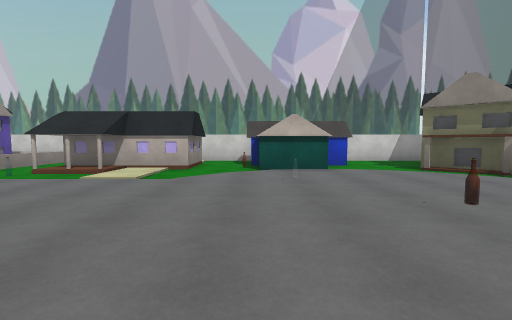
view 1 (above)

20 first-person views from a walk through a scene from a Unity 3-D project. The camera is 1.3 m above the floor, tilts 4° down and sees 90° across. The floor is counted in squares, 2 m on a side. Each view is taken from the middle of a square. On the plan, view 1 faces up. The plan holds only what a view shows up to about 9 squares ahead; the rest is blank. The place goes on beyond the plan. The player character is not drawn. Some surface patterns are stand-ins.

view 2
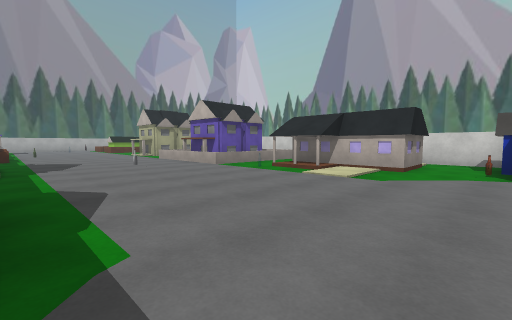

view 3
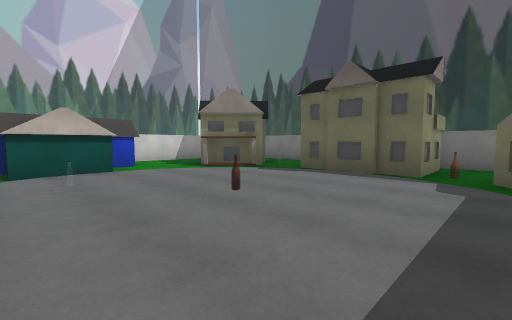

view 4
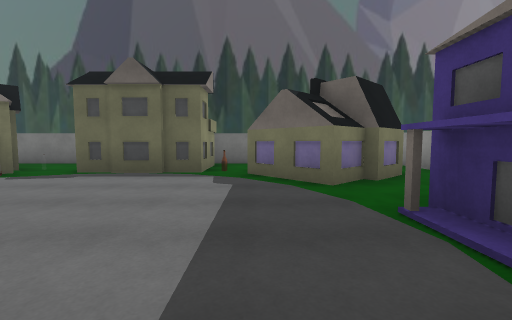

view 5
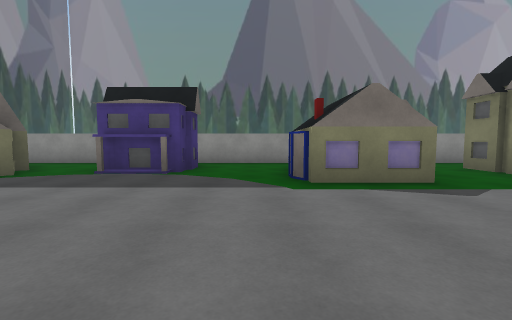

view 6
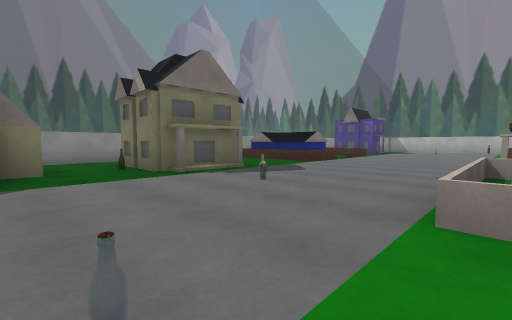

view 7
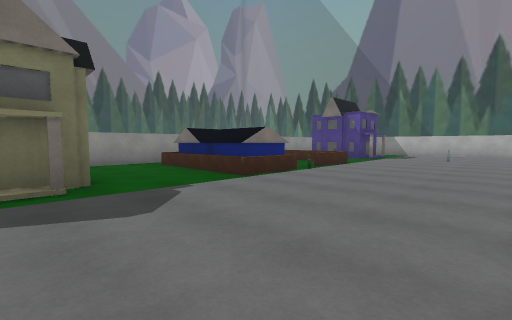

view 8
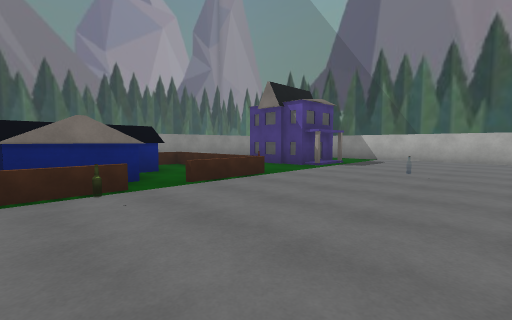

view 9
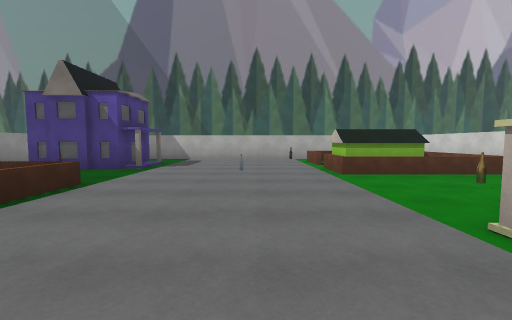

view 10
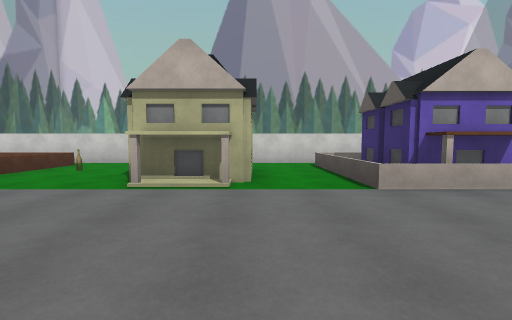

view 11
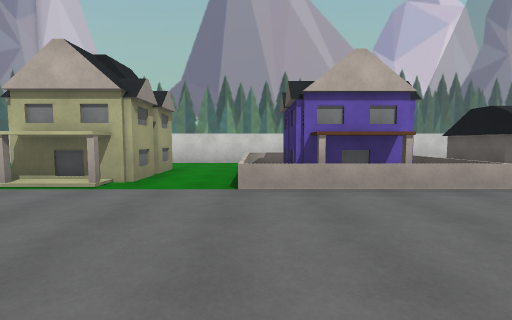

view 12
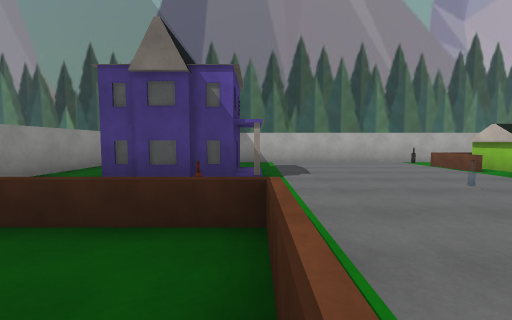

view 13
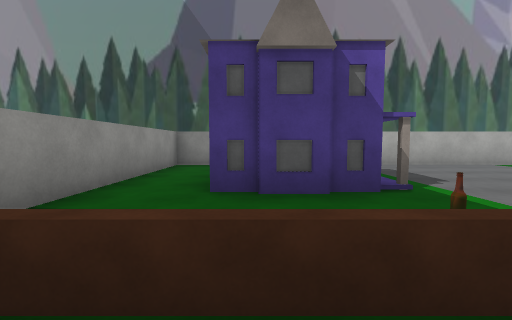

view 14
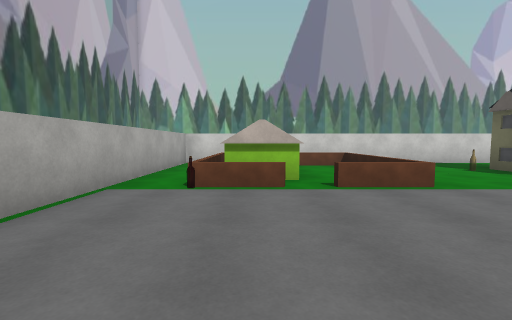

view 15
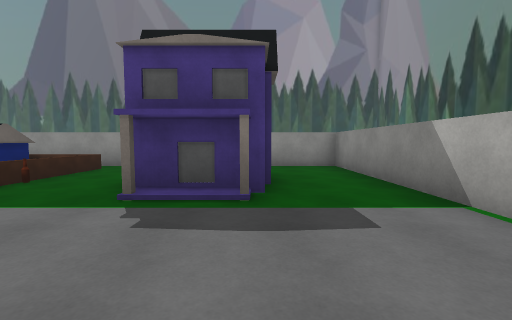

view 16
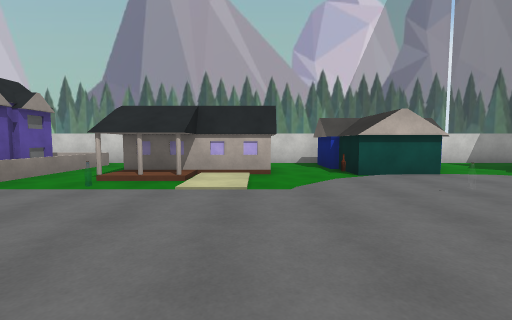

view 17
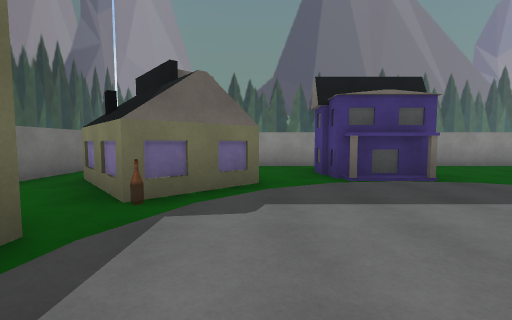

view 18
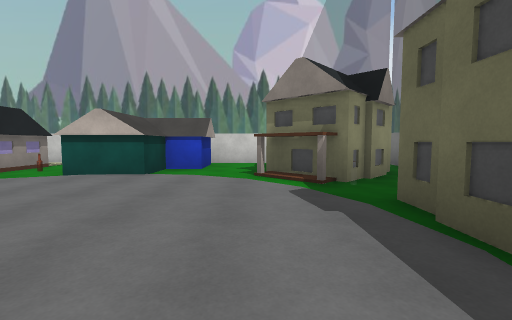

view 19
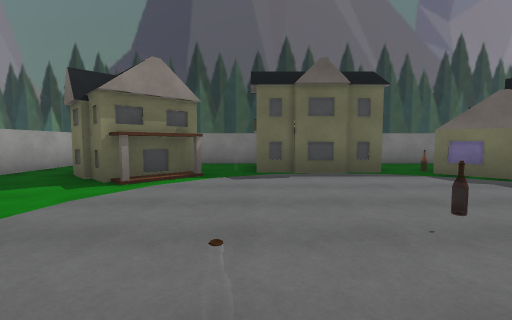

view 20
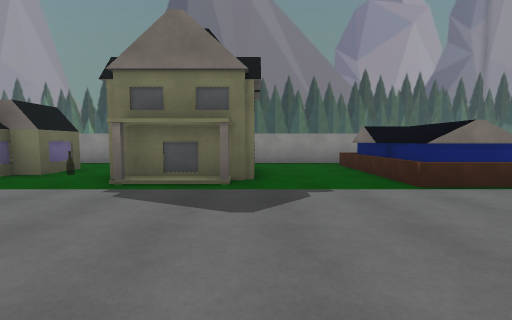

### Floor plan
Key: @ floor where view 1 was taken; # wall or solid block; . floor; = window, fence, low wall or low ledge; H house; O other object.
Columns run from 23 left of view 1 to 8 right of it. Each row starts with its distance up from view 1.
 10  ### ###################  ######
  9 #   ==........   .   ...  .....#
  8 #.OO.O.......HHHH.H  H.HHH...  #
  7 #.OO..O..###.H# H.####.HH...H ##
  6 #.OO..O..HH#.HHHH.HH...H#..HHHH#
  5 #.OO.O...HH..HHHH...........H#.#
  4 #..................O....O....#H#
  3 #............................#H
  2 #........................O...#H
  1 #......... .................O..#
  0 #..HH..==.#=...........@....H..#
 -1 #..#H..=..##..#HH..H H.....H#H.#
 -2 #..H ..=.###..  #..H H..HH..H H#
 -3 #......==###... .... ...# ..H. #
 -4 #.......    ... ......... .... #
 -5 ###############################

Positions as (right, up) in squares from view 1, and headings:
1: (0, 0), facing up
2: (0, 0), facing up-left
3: (0, 0), facing up-right
4: (0, 0), facing right
5: (-1, 4), facing down
6: (-4, 5), facing down-left
7: (-8, 4), facing down-left
8: (-12, 4), facing down-left
9: (-12, 3), facing left
10: (-12, 1), facing up
11: (-10, 1), facing up
12: (-14, 0), facing left
13: (-15, -2), facing left
14: (-20, 1), facing up
15: (-20, 3), facing down
16: (-2, 1), facing up
17: (4, 3), facing down
18: (4, 1), facing up
19: (0, 4), facing right
20: (-9, 4), facing down
